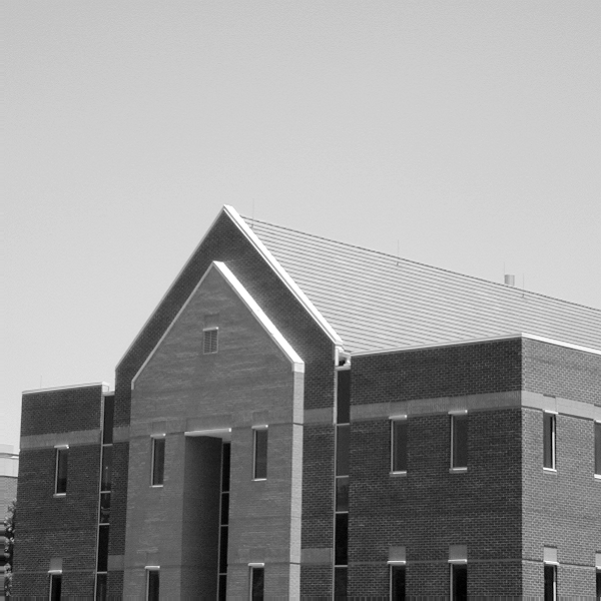
#> input picture Folha de Exercicios/Imagens/edificio.tif, 601 x 601 px
$ python exercicio3.py
#> lines starting #> are read from the running program, lines starting #| are printed output that depends on the picture
import cv2
import numpy as np
import matplotlib.pyplot as plt

img = cv2.imread("../Imagens/edificio.tif")
#> img is the input picture: shape (601, 601, 3); min 0, max 255, mean 152.8

plt.title("Original image")
plt.imshow(img)

kernelx = np.array([[1, 1, 1], [0, 0, 0], [-1, -1, -1]])
kernely = np.array([[-1, 0, 1], [-1, 0, 1], [-1, 0, 1]])
img_prewittx = cv2.filter2D(img, -1, kernelx)
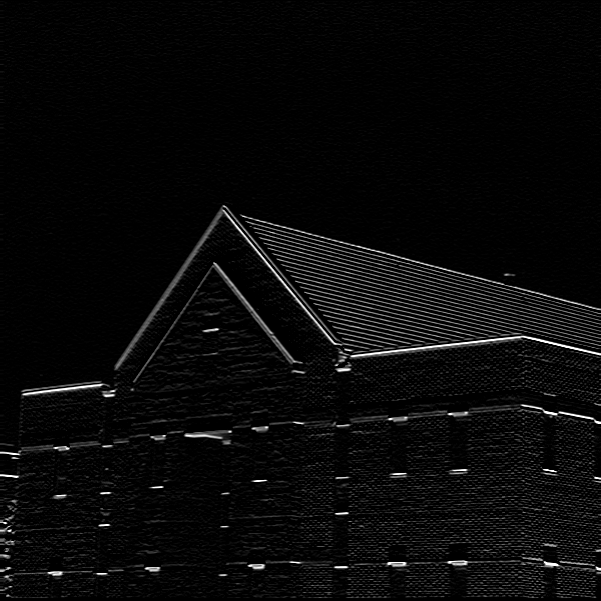
#> img_prewittx: shape (601, 601, 3); min 0, max 255, mean 9.7
img_prewitty = cv2.filter2D(img, -1, kernely)
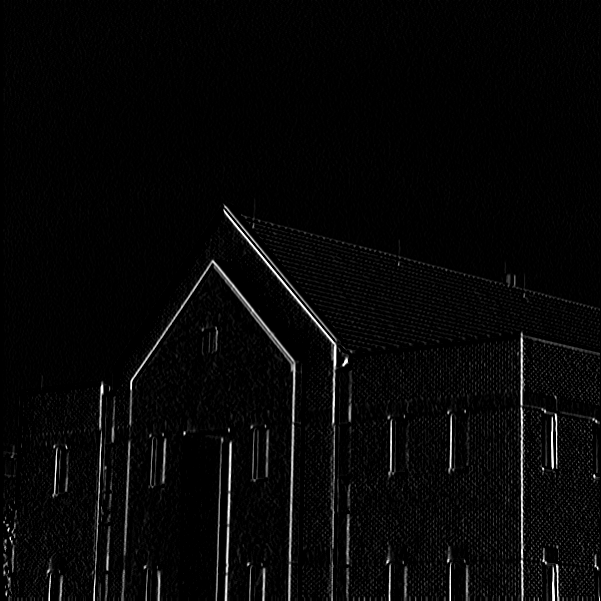
#> img_prewitty: shape (601, 601, 3); min 0, max 255, mean 7

kernel1 = np.array([[-2, 0, 2]])
kernel2 = (np.array([[-2, 0, 2]])).transpose()

plt.figure()
img_kernel1 = cv2.filter2D(img, -1, kernel1)
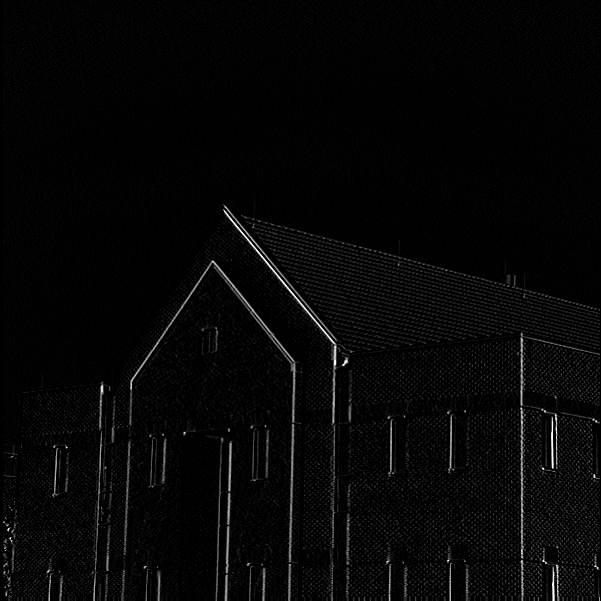
#> img_kernel1: shape (601, 601, 3); min 0, max 255, mean 6.4
plt.title("Prewitt X")
plt.imshow(img_prewittx)

plt.figure()
img_kernel1 = cv2.filter2D(img, -1, kernel1)
plt.title("Prewitt Y")
plt.imshow(img_prewitty)

plt.figure()
img_kernel1 = cv2.filter2D(img, -1, kernel1)
plt.title("Prewitt X + Y")
plt.imshow(img_prewittx + img_prewitty)

plt.show()
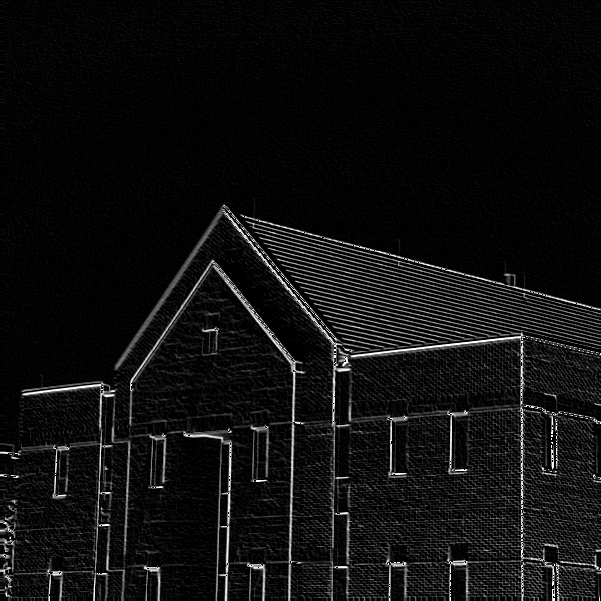
#> shown: shape (601, 601, 3); min 0, max 255, mean 15.6

$ run again, with Folha de Exercicios/Imagens/Img_region_growing.tif copied over Folha de Exercicios/Imagens/edificio.tif
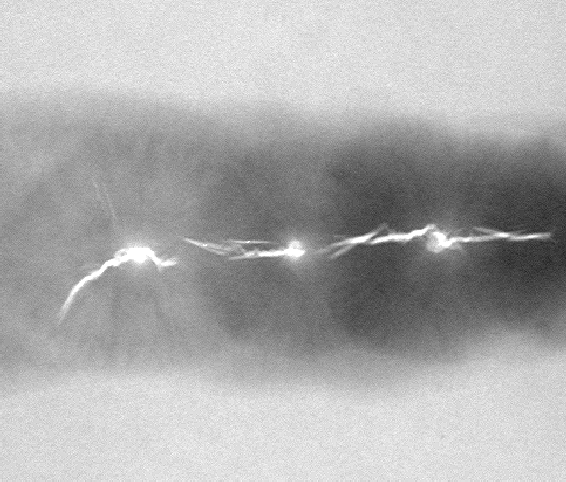
#> input picture Folha de Exercicios/Imagens/Img_region_growing.tif, 566 x 482 px
#> img is the input picture: shape (482, 566, 3); min 33, max 255, mean 173.4
#> `img_prewitty = cv2.filter2D(img, -1, kernely)`:
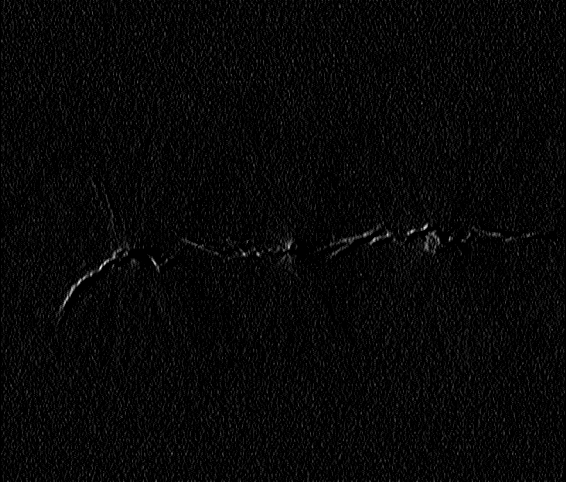
#> img_prewitty: shape (482, 566, 3); min 0, max 240, mean 7.5
#> `plt.show()`:
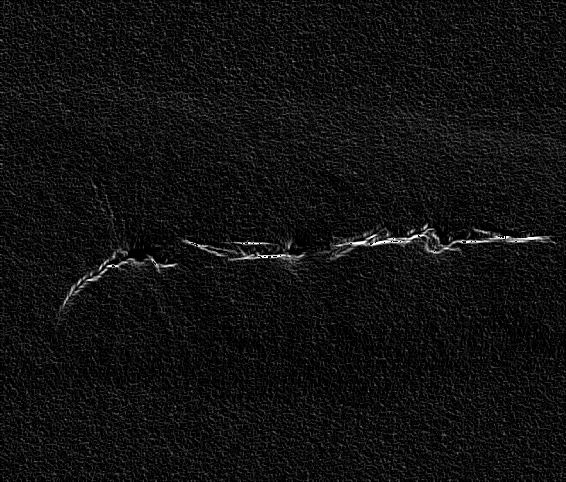
#> shown: shape (482, 566, 3); min 0, max 255, mean 16.7
